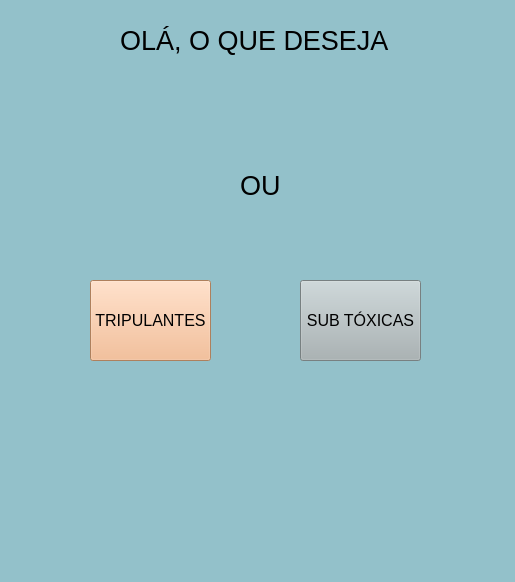
<?xml version="1.0" encoding="UTF-8"?>
<ui version="4.0">
 <class>MainWindow</class>
 <widget class="QMainWindow" name="MainWindow">
  <property name="geometry">
   <rect>
    <x>0</x>
    <y>0</y>
    <width>515</width>
    <height>582</height>
   </rect>
  </property>
  <property name="minimumSize">
   <size>
    <width>515</width>
    <height>582</height>
   </size>
  </property>
  <property name="maximumSize">
   <size>
    <width>515</width>
    <height>582</height>
   </size>
  </property>
  <property name="windowTitle">
   <string>MainWindow</string>
  </property>
  <property name="styleSheet">
   <string notr="true">background-color: rgb(147, 193, 202);</string>
  </property>
  <widget class="QWidget" name="centralwidget">
   <widget class="QLabel" name="LogoTripulante">
    <property name="geometry">
     <rect>
      <x>90</x>
      <y>110</y>
      <width>131</width>
      <height>141</height>
     </rect>
    </property>
    <property name="text">
     <string/>
    </property>
    <property name="pixmap">
     <pixmap>imag/logo128.png</pixmap>
    </property>
   </widget>
   <widget class="QLabel" name="labelSubToxica">
    <property name="geometry">
     <rect>
      <x>290</x>
      <y>110</y>
      <width>131</width>
      <height>141</height>
     </rect>
    </property>
    <property name="text">
     <string/>
    </property>
    <property name="pixmap">
     <pixmap>imag/logotoxico128.png</pixmap>
    </property>
   </widget>
   <widget class="QPushButton" name="pushButton">
    <property name="geometry">
     <rect>
      <x>90</x>
      <y>280</y>
      <width>121</width>
      <height>81</height>
     </rect>
    </property>
    <property name="font">
     <font>
      <pointsize>12</pointsize>
     </font>
    </property>
    <property name="styleSheet">
     <string notr="true">background-color: rgb(244, 179, 130);</string>
    </property>
    <property name="text">
     <string>TRIPULANTES</string>
    </property>
   </widget>
   <widget class="QPushButton" name="pushButton_2">
    <property name="geometry">
     <rect>
      <x>300</x>
      <y>280</y>
      <width>121</width>
      <height>81</height>
     </rect>
    </property>
    <property name="font">
     <font>
      <pointsize>12</pointsize>
     </font>
    </property>
    <property name="styleSheet">
     <string notr="true">background-color: rgb(168, 179, 181);</string>
    </property>
    <property name="text">
     <string>SUB TÓXICAS</string>
    </property>
   </widget>
   <widget class="QLabel" name="label">
    <property name="geometry">
     <rect>
      <x>120</x>
      <y>20</y>
      <width>271</width>
      <height>41</height>
     </rect>
    </property>
    <property name="font">
     <font>
      <pointsize>20</pointsize>
     </font>
    </property>
    <property name="text">
     <string>OLÁ, O QUE DESEJA ?</string>
    </property>
   </widget>
   <widget class="QLabel" name="label_2">
    <property name="geometry">
     <rect>
      <x>240</x>
      <y>160</y>
      <width>41</width>
      <height>51</height>
     </rect>
    </property>
    <property name="font">
     <font>
      <pointsize>20</pointsize>
     </font>
    </property>
    <property name="text">
     <string>OU</string>
    </property>
   </widget>
  </widget>
  <widget class="QMenuBar" name="menubar">
   <property name="geometry">
    <rect>
     <x>0</x>
     <y>0</y>
     <width>515</width>
     <height>21</height>
    </rect>
   </property>
  </widget>
  <widget class="QStatusBar" name="statusbar"/>
 </widget>
 <resources/>
 <connections/>
</ui>
